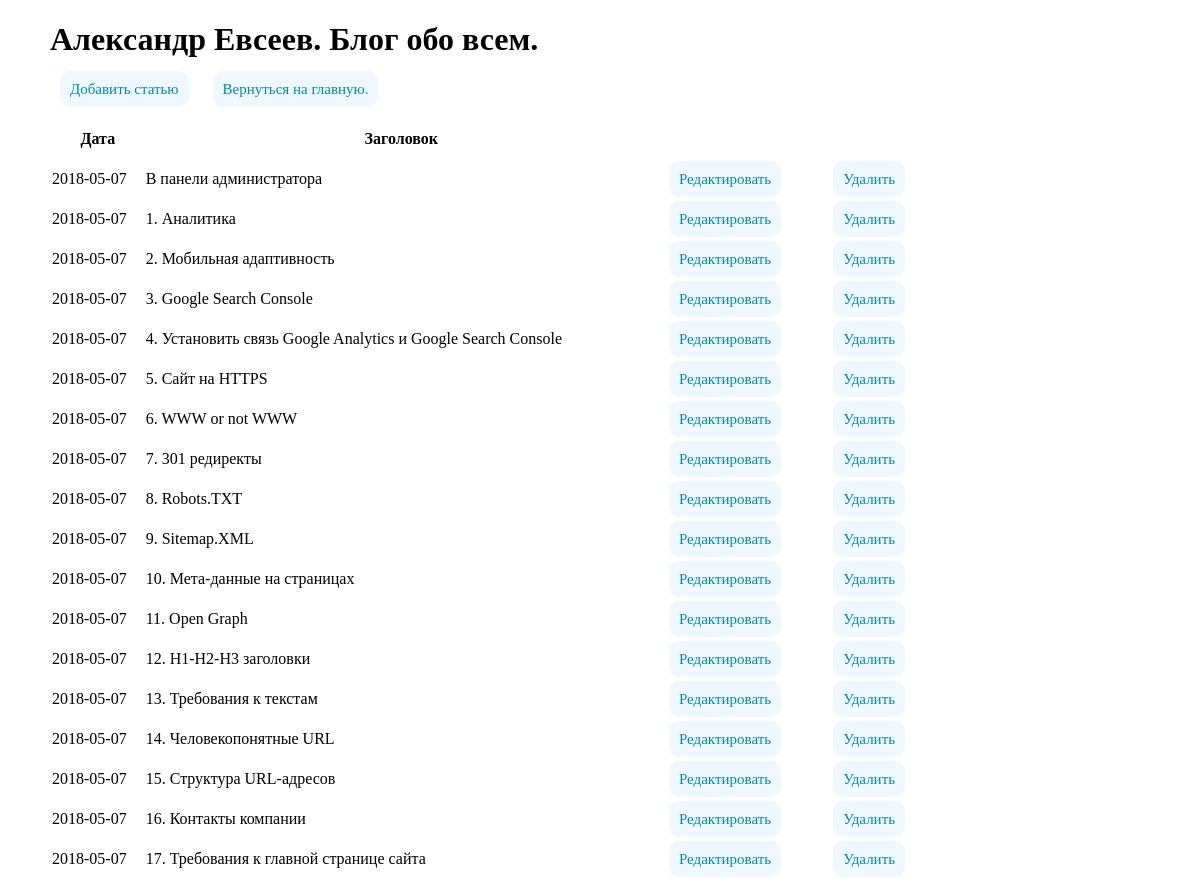
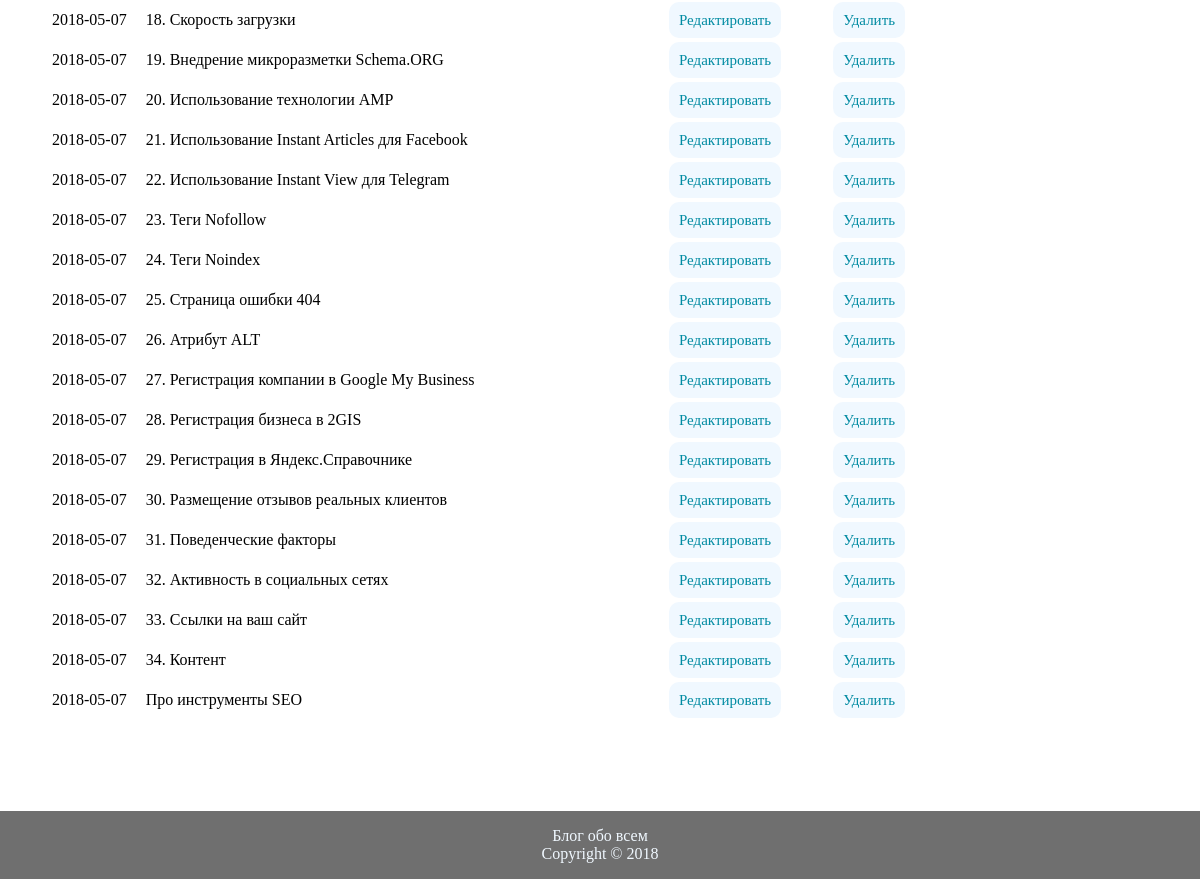
The app's page /admin/index.php with its own data (2 pictures, top to bottom).
### tables this page shows
CREATE TABLE `articles` (
  `id` int(11) NOT NULL,
  `title` varchar(255) NOT NULL,
  `content` text NOT NULL,
  `date` date NOT NULL
);

### models/articles.php (called while the page is built, shortened)
<?php
function articles_all($link)
{
    $query = "SELECT * FROM articles ORDER BY id DESC";
    $result = mysqli_query($link, $query);
    $n = mysqli_num_rows($result);
    $articles = array();
    for ($i = 0; $i < $n; $i++) {
        $row = mysqli_fetch_assoc($result);
        $articles[] = $row;
    }
    return $articles;
}
?>

### views/articles_admin.php (the view, shortened to what this page needs)
<!DOCTYPE html>
<html lang="ru">
<head>
    <link rel="stylesheet" href="../views/style.css">
</head>
<body class="Site">
<div class="container Site-content">
    <h1>Александр Евсеев. Блог обо всем.</h1>
    <div class="article">
        <div> <a href="index.php?action=add&id=0">Добавить статью</a> <a href="../">Вернуться на главную.</a></div>
        <table class="admin-table">
            <tr class="string">
                <th>Дата</th>
                <th>Заголовок</th>
                <th></th>
                <th></th>
            </tr>
            <?php foreach ($articles as $a): ?>
                <tr>
                    <td><?= $a['date'] ?></td>
                    <td><?= $a['title'] ?></td>
                    <td><a href="index.php?action=edit&id=<?= $a['id'] ?>">Редактировать</a></td>
                    <td><a href="index.php?action=delete&id=<?= $a['id'] ?>">Удалить</a></td>
                </tr>
            <?php endforeach ?>
        </table>
    </div>
</div>
<footer>
    <p> Блог обо всем <br> Copyright &copy; 2018</p>
</footer>
</body>
</html>

### admin/index.php (shortened to what this page needs)
<?php
require_once("../database.php");
require_once("../models/articles.php");
$link = db_connect();
if (isset($_GET['action']))
    $action = $_GET['action'];
else
    $action = "";
if ($action == "add") {
    if(!empty($_POST)){
        articles_new($link, $_POST['title'], $_POST['date'], $_POST['content']);
        header("Location: index.php");
    }
    include("../views/article_admin.php");
} else if($action == "delete"){
    $id = $_GET['id'];
    $article = articles_delete($link, $id);
    header("Location: index.php");
} else {
    $articles = articles_all($link);
    include("../views/articles_admin.php");
}
?>

### views/style.css (style rules this page uses)
.Site { display: flex; flex-direction: column; min-height: 100vh; margin: 0; }
.Site-content { flex: 1; }
footer { margin-top: 50px; text-align: center; min-height: 20px; background-color: #6f6f6f; color: aliceblue; }
h1 { margin-left: 50px; }
.article { margin: 0 40px 40px 50px; }
.admin-table { width: 80%; margin: 20px 0 20px 0; }
td, th { padding: 10px 0 10px 0; }
a { padding: 10px; text-decoration: none; color: #008ba2; margin: 10px; background-color: aliceblue; border: 2px; border-color: aliceblue; border-radius: 10px; font-size: 15px; }

### records on screen
articles: date "2018-05-07", title "В панели администратора"
articles: date "2018-05-07", title "1. Аналитика"
articles: date "2018-05-07", title "2. Мобильная адаптивность"
articles: date "2018-05-07", title "3. Google Search Console"
articles: date "2018-05-07", title "4. Установить связь Google Analytics и Google Search Console"
articles: date "2018-05-07", title "5. Сайт на HTTPS"
articles: date "2018-05-07", title "6. WWW or not WWW"
articles: date "2018-05-07", title "7. 301 редиректы"
articles: date "2018-05-07", title "8. Robots.TXT"
articles: date "2018-05-07", title "9. Sitemap.XML"
articles: date "2018-05-07", title "10. Мета-данные на страницах"
articles: date "2018-05-07", title "11. Open Graph"
articles: date "2018-05-07", title "12. H1-H2-H3 заголовки"
articles: date "2018-05-07", title "13. Требования к текстам"
articles: date "2018-05-07", title "14. Человекопонятные URL"
articles: date "2018-05-07", title "15. Структура URL-адресов"
articles: date "2018-05-07", title "16. Контакты компании"
articles: date "2018-05-07", title "17. Требования к главной странице сайта"
articles: date "2018-05-07", title "18. Скорость загрузки"
articles: date "2018-05-07", title "19. Внедрение микроразметки Schema.ORG"
articles: date "2018-05-07", title "20. Использование технологии AMP"
articles: date "2018-05-07", title "21. Использование Instant Articles для Facebook"
articles: date "2018-05-07", title "22. Использование Instant View для Telegram"
articles: date "2018-05-07", title "23. Теги Nofollow"
articles: date "2018-05-07", title "24. Теги Noindex"
articles: date "2018-05-07", title "25. Страница ошибки 404"
articles: date "2018-05-07", title "26. Атрибут ALT"
articles: date "2018-05-07", title "27. Регистрация компании в Google My Business"
articles: date "2018-05-07", title "28. Регистрация бизнеса в 2GIS"
articles: date "2018-05-07", title "29. Регистрация в Яндекс.Справочнике"
articles: date "2018-05-07", title "30. Размещение отзывов реальных клиентов"
articles: date "2018-05-07", title "31. Поведенческие факторы"
articles: date "2018-05-07", title "32. Активность в социальных сетях"
articles: date "2018-05-07", title "33. Ссылки на ваш сайт"
articles: date "2018-05-07", title "34. Контент"
articles: date "2018-05-07", title "Про инструменты SEO"
